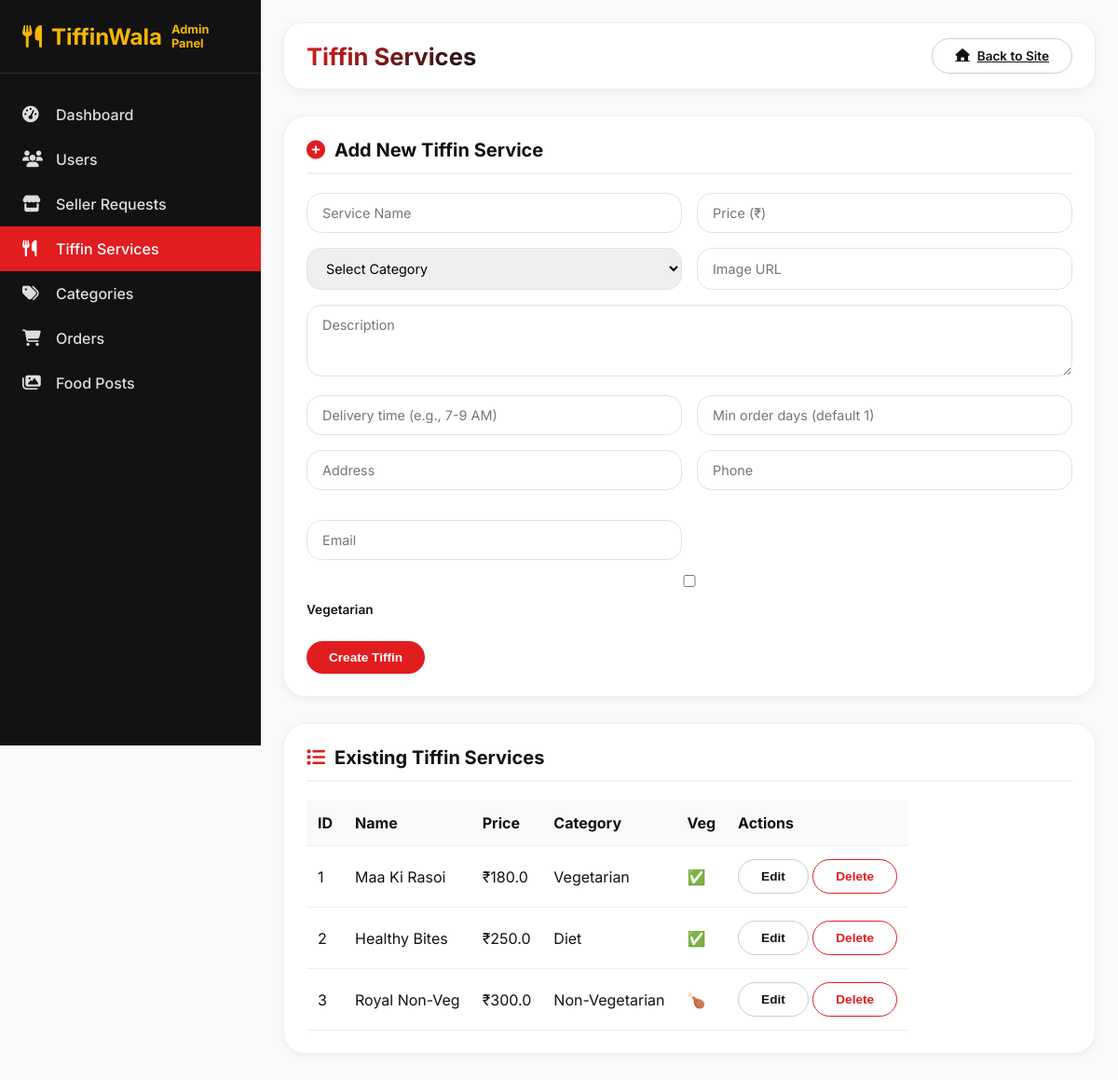
The page /admin/tiffins (signed in) on the database its author committed.
### models.py (models this page shows, shortened)
class TiffinService(db.Model):
    __tablename__ = 'tiffin_services'
    id = db.Column(db.Integer, primary_key=True)
    name = db.Column(db.String(100), nullable=False)
    description = db.Column(db.Text, nullable=False)
    price = db.Column(db.Float, nullable=False)
    category_id = db.Column(db.Integer, db.ForeignKey('categories.id'), nullable=False)
    image_url = db.Column(db.String(500))
    rating = db.Column(db.Float, default=0.0)
    total_reviews = db.Column(db.Integer, default=0)
    delivery_time = db.Column(db.String(100))
    min_order_days = db.Column(db.Integer, default=1)
    is_veg = db.Column(db.Boolean, default=True)
    is_available = db.Column(db.Boolean, default=True)
    address = db.Column(db.String(200))
    phone = db.Column(db.String(20))
    email = db.Column(db.String(120))
    opening_time = db.Column(db.String(5))
    closing_time = db.Column(db.String(5))
    created_at = db.Column(db.DateTime, default=datetime.utcnow)
    sample_menu = db.Column(db.JSON)
    order_items = db.relationship('OrderItem', backref='tiffin', lazy=True)
    cart_items = db.relationship('CartItem', backref='tiffin', lazy=True)
    reviews = db.relationship('Review', backref='tiffin_service', lazy=True)
    subscriptions = db.relationship('Subscription', backref='tiffin_service', lazy=True)

class Category(db.Model):
    __tablename__ = 'categories'
    id = db.Column(db.Integer, primary_key=True)
    name = db.Column(db.String(50), unique=True, nullable=False)
    icon = db.Column(db.String(50))
    description = db.Column(db.Text)
    tiffins = db.relationship('TiffinService', backref='category', lazy=True)

### app.py (the view)
@app.route('/admin/tiffins')
@login_required
@admin_required
def admin_tiffins():
    tiffins = TiffinService.query.all()
    categories = Category.query.all()
    return render_template('admin/tiffins.html', tiffins=tiffins, categories=categories)

### app.py (called while the page is built)
@login_manager.user_loader
def load_user(user_id):
    return db.session.get(User, int(user_id))

@app.context_processor
def utility_processor():
    return dict(now=datetime.now)

def admin_required(func):
    from functools import wraps
    @wraps(func)
    def decorated_view(*args, **kwargs):
        if not current_user.is_authenticated or not current_user.is_admin:
            flash('Access denied. Admin privileges required.', 'danger')
            return redirect(url_for('index'))
        return func(*args, **kwargs)
    return decorated_view

### templates/admin/tiffins.html (shortened to what this page needs)
{% extends "admin/base_admin.html" %}
{% block content %}
<div class="card">
    <div class="card-title"><i class="fas fa-plus-circle"></i> Add New Tiffin Service</div>
    <form method="POST" action="{{ url_for('admin_create_tiffin') }}">
        <div class="form-row">
            <input type="text" name="name" placeholder="Service Name" required>
            <input type="number" step="0.01" name="price" placeholder="Price (₹)" required>
        </div>
        <div class="form-row">
            <select name="category_id" required>
                <option value="">Select Category</option>
            </select>
            <input type="url" name="image_url" placeholder="Image URL">
        </div>
        <textarea name="description" rows="3" placeholder="Description"></textarea>
        <div class="form-row">
            <input type="text" name="delivery_time" placeholder="Delivery time (e.g., 7-9 AM)">
            <input type="number" name="min_order_days" placeholder="Min order days (default 1)">
        </div>
        <div class="form-row">
            <input type="text" name="address" placeholder="Address">
            <input type="text" name="phone" placeholder="Phone">
            <input type="email" name="email" placeholder="Email">
        </div>
        <label><input type="checkbox" name="is_veg"> Vegetarian</label>
        <button type="submit" class="btn btn-red mt-20">Create Tiffin</button>
    </form>
</div>
<div class="card">
    <div class="card-title"><i class="fas fa-list"></i> Existing Tiffin Services</div>
    <div style="overflow-x:auto;">
        <table>
            <thead><tr><th>ID</th><th>Name</th><th>Price</th><th>Category</th><th>Veg</th><th>Actions</th></tr></thead>
            <tbody>
                {% for t in tiffins %}
                <tr>
                    <td>{{ t.id }}</td>
                    <td>{{ t.name }}</td>
                    <td>₹{{ t.price }}</td>
                    <td>{{ t.category.name }}</td>
                    <td>{% if t.is_veg %}✅{% else %}🍗{% endif %}</td>
                    <td>
                        <button onclick="editTiffin({{ t.id }}, '{{ t.name }}', '{{ t.description|replace("'","\\'") }}', {{ t.price }}, {{ t.category_id }}, '{{ t.image_url }}', '{{ t.delivery_time }}', {{ t.min_order_days }}, '{{ t.address }}', '{{ t.phone }}', '{{ t.email }}', {{ t.is_veg|lower }})" class="btn btn-outline">Edit</button>
                        <form method="POST" action="{{ url_for('admin_delete_tiffin', tiffin_id=t.id) }}" style="display:inline-block;" onsubmit="return confirm('Delete tiffin service?');"><button class="btn btn-danger">Delete</button></form>
                    </td>
                </tr>
                {% endfor %}
            </tbody>
        </table>
    </div>
</div>
{% endblock %}

### templates/admin/base_admin.html (shortened to what this page needs)
<!DOCTYPE html>
<html lang="en">
<head>
    <link rel="stylesheet" href="https://cdnjs.cloudflare.com/ajax/libs/font-awesome/6.4.0/css/all.min.css">
</head>
<body>
    <div class="admin-container">
        <div class="sidebar">
            <div class="sidebar-header">
                <h3><i class="fas fa-utensils"></i> TiffinWala<br><span style="font-size:0.8rem;">Admin Panel</span></h3>
            </div>
            <ul class="sidebar-nav">
                <li><a href="{{ url_for('admin_dashboard') }}" class="{% if request.endpoint == 'admin_dashboard' %}active{% endif %}"><i class="fas fa-tachometer-alt"></i> Dashboard</a></li>
                <li><a href="{{ url_for('admin_users') }}" class="{% if request.endpoint == 'admin_users' %}active{% endif %}"><i class="fas fa-users"></i> Users</a></li>
                <li><a href="{{ url_for('admin_seller_requests') }}" class="{% if request.endpoint == 'admin_seller_requests' %}active{% endif %}"><i class="fas fa-store"></i> Seller Requests</a></li>
                <li><a href="{{ url_for('admin_tiffins') }}" class="{% if request.endpoint == 'admin_tiffins' %}active{% endif %}"><i class="fas fa-utensils"></i> Tiffin Services</a></li>
                <li><a href="{{ url_for('admin_categories') }}" class="{% if request.endpoint == 'admin_categories' %}active{% endif %}"><i class="fas fa-tags"></i> Categories</a></li>
                <li><a href="{{ url_for('admin_orders') }}" class="{% if request.endpoint == 'admin_orders' %}active{% endif %}"><i class="fas fa-shopping-cart"></i> Orders</a></li>
                <li><a href="{{ url_for('admin_food_posts') }}" class="{% if request.endpoint == 'admin_food_posts' %}active{% endif %}"><i class="fas fa-images"></i> Food Posts</a></li>
            </ul>
        </div>
        <div class="main-content">
            <div class="top-bar">
                <div class="page-title">{% block title %}Admin Panel{% endblock %}</div>
                <div><a href="{{ url_for('index') }}" class="btn btn-outline"><i class="fas fa-home"></i> Back to Site</a></div>
            </div>
            {% block content %}{% endblock %}
        </div>
    </div>
</body>
</html>

### templates/admin/base_admin.html (style rules this page uses)
* { margin:0; padding:0; box-sizing:border-box; }
:root { --red:#E11D1F; --yellow:#F5B700; --white:#FFFFFF; --black:#121212; --light-yellow:#FFF5DF; --shadow:0 2px 8px rgba(0,0,0,0.05); --shadow-hover:0 4px 12px rgba(0,0,0,0.1); }
body { font-family:'Inter',sans-serif; background:#F8F9FA; color:var(--black); }
.admin-container { display:flex; min-height:100vh; }
.sidebar { width:280px; background:var(--black); color:#ccc; position:fixed; height:100vh; overflow-y:auto; transition:0.3s; z-index:100; }
.sidebar-header { padding:24px; border-bottom:1px solid #2a2a2a; }
.sidebar-header h3 { color:var(--yellow); font-size:1.5rem; display:flex; align-items:center; gap:10px; }
.sidebar-nav { list-style:none; margin-top:20px; }
.sidebar-nav li a { display:flex; align-items:center; gap:12px; padding:14px 24px; color:#ddd; text-decoration:none; transition:0.2s; font-weight:500; }
.sidebar-nav li a i { width:24px; font-size:1.1rem; }
.sidebar-nav li a:hover, .sidebar-nav li a.active { background:var(--red); color:white; }
.main-content { margin-left:280px; flex:1; padding:24px; transition:0.3s; }
.top-bar { background:white; padding:16px 24px; border-radius:20px; margin-bottom:28px; display:flex; justify-content:space-between; align-items:center; box-shadow:var(--shadow); border:1px solid #eee; }
.page-title { font-size:1.6rem; font-weight:700; background:linear-gradient(135deg, var(--red), var(--black)); -webkit-background-clip:text; background-clip:text; color:transparent; }
.card { background:white; border-radius:24px; padding:24px; margin-bottom:28px; box-shadow:var(--shadow); border:1px solid #f0f0f0; }
.card-title { font-size:1.25rem; font-weight:700; margin-bottom:20px; padding-bottom:12px; border-bottom:2px solid #f0f0f0; display:flex; align-items:center; gap:10px; }
.card-title i { color:var(--red); }
input, select, textarea { width:100%; padding:12px 16px; border:1.5px solid #e2e2e2; border-radius:16px; font-family:inherit; font-size:0.9rem; transition:0.2s; margin-bottom:16px; }
label { font-weight:600; display:block; margin-bottom:6px; font-size:0.85rem; }
.form-row { display:grid; grid-template-columns:1fr 1fr; gap:16px; }
.btn { padding:10px 24px; border-radius:40px; font-weight:600; cursor:pointer; border:none; transition:0.2s; display:inline-flex; align-items:center; gap:8px; font-size:0.85rem; }
.btn-red { background:var(--red); color:white; }
.btn-outline { background:transparent; border:1px solid #ccc; color:var(--black); }
.btn-danger { background:transparent; border:1px solid var(--red); color:var(--red); }
table { width:100%; border-collapse:collapse; overflow-x:auto; display:block; }
th, td { text-align:left; padding:14px 12px; border-bottom:1px solid #eee; }
th { background:#f9f9f9; font-weight:700; color:var(--black); }
.mt-20 { margin-top:20px; }

### rows shown on the page
TiffinService: id "1", name "Maa Ki Rasoi", price "180.0", category.name "Vegetarian"
TiffinService: id "2", name "Healthy Bites", price "250.0", category.name "Diet"
TiffinService: id "3", name "Royal Non-Veg", price "300.0", category.name "Non-Vegetarian"
